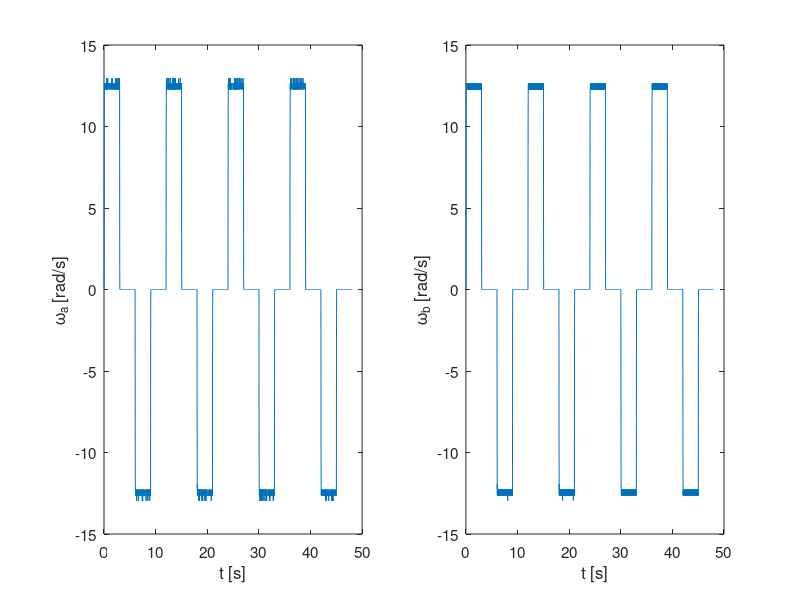

Write the MATLAB code that produced this figure. (Note: this script raises an error after producing the figure.)
%% Explanation naming
% 2 different models are used in this script: 1 refers to the complex model, 2 refers to the simple model. 
% Different filters are used: BW stands for Butterworth, SK stands for Sanathanan Koerner
% A refers to motor A, B to motor B

%% Loading data
close all
clear

% csvfile = '../Data/data.csv';
% labels = strsplit(fileread(csvfile), '\n'); % Split file in lines
% labels = strsplit(labels{:, 2}, ', '); % Split and fetch the labels (they are in line 2 of every record)
% data = dlmread(csvfile, ',', 2, 0); % Data follows the labels
%  
% save data

load data.mat


% csvfile = '../Data/recording10(4V).csv';
% labels = strsplit(fileread(csvfile), '\n'); % Split file in lines
% labels = strsplit(labels{:, 2}, ', '); % Split and fetch the labels (they are in line 2 of every record)
% data10 = dlmread(csvfile, ',', 2, 0); % Data follows the labels
% 
% save data10

load data10.mat


% csvfile = '../Data/recording11(10V).csv';
% labels = strsplit(fileread(csvfile), '\n'); % Split file in lines
% labels = strsplit(labels{:, 2}, ', '); % Split and fetch the labels (they are in line 2 of every record)
% data11 = dlmread(csvfile, ',', 2, 0); % Data follows the labels
% 
% save data11

load data11.mat


% csvfile = '../Data/ground_step.csv';
% labels = strsplit(fileread(csvfile), '\n'); % Split file in lines
% labels = strsplit(labels{:, 2}, ', '); % Split and fetch the labels (they are in line 2 of every record)
% ground_step = dlmread(csvfile, ',', 2, 0); % Data follows the labels
% 
% save ground_step

load ground_step.mat

% csvfile = '../Data/ground_squarewave.csv';
% labels = strsplit(fileread(csvfile), '\n'); % Split file in lines
% labels = strsplit(labels{:, 2}, ', '); % Split and fetch the labels (they are in line 2 of every record)
% ground_squarewave = dlmread(csvfile, ',', 2, 0); % Data follows the labels
% 
% save ground_squarewave

load ground_squarewave.mat

% csvfile = '../Data/air_step_input6.csv';
% labels = strsplit(fileread(csvfile), '\n'); % Split file in lines
% labels = strsplit(labels{:, 2}, ', '); % Split and fetch the labels (they are in line 2 of every record)
% air_step = dlmread(csvfile, ',', 2, 0); % Data follows the labels
% 
% save air_step

load air_step.mat


%% Defining variables

% Data alternating +6V, 0V, -6V, 0V, input
voltageA = data(:,2);
voltageB = data(:,3);
positionA = data(:,4);
positionB = data(:,5);
va  = data(:, 6); % velocity motor a
vb = data(:, 7); % velocity motor b
t = data(:,10);
N = length(t);
num_periods = 4;
points_per_period = N/num_periods;
Ts = 0.01;
fs = 1/Ts;
f = [0:N-1]'*(fs/2/N); % arrays of frequencies, 0 to f_s Hz

% Data step input 6V
voltageA_step = air_step(:,2);
voltageB_step = air_step(:,3);
va_step  = air_step(:, 6);
vb_step = air_step(:, 7);
t_step = air_step(:,10);

% Data cart on ground (same input as before)
ground_squarewave = ground_squarewave(1:4800,:);
va_gs  = ground_step(:, 6);
vb_gs = ground_step(:, 7);
voltageA_gs = ground_step(:,2);
voltageB_gs = ground_step(:,3);
va_gb  = ground_squarewave(:, 6);
vb_gb = ground_squarewave(:, 7);
t_gb = ground_squarewave(:, 10);
t_gs = ground_step(:,10);



%% Plotting data
% motor velocity plots
figure
subplot(121)
plot(t, va)
set(gca, 'FontSize', 11)
ylabel('\omega_a [rad/s]')
xlabel('t [s]')

subplot(122)
plot(t, vb)
set(gca, 'FontSize', 11)
ylabel('\omega_b [rad/s]')
xlabel('t [s]')
sgtitle('Motor velocity')
print -depsc motor_velocity.eps

figure
plot(t,[va, vb])
legend('Motor A','Motor B')
ylabel('Motor velocity [rad/s]')
xlabel('t [s]')
print -depsc motor_velocities_1plot.eps


figure
plot(t, va-vb)
ylabel('\omega_a - \omega_b [rad/s]')
xlabel('t [s]')
sgtitle('Difference between motor velocities')
print -depsc difference_motor_velocities.eps

% motor voltage plot
figure
plot(t, voltageA);
set(gca, 'FontSize', 11)
ylabel('Input voltage [V]')
xlabel('t [s]')
sgtitle('Input voltage')
print -depsc input_voltage.eps

%% overlap the plot for different periods to appreciate the noise (less important)

% separate the different periods (one per column)
va_matrix = reshape(va,points_per_period,num_periods); %points_per_period= #rows, num_periods = #columns
vb_matrix = reshape(vb,points_per_period,num_periods);
voltageA_matrix = reshape(voltageA,points_per_period,num_periods);

% lets compute the mean of the signals across the periods to have a point of comparison to assess the noise
va_mean = mean(va_matrix,2); %average over dimension 2 (horizontal = over columns)
vb_mean = mean(vb_matrix,2);
voltageA_mean = mean(voltageA_matrix,2);

%repmat creates a large matrix containing of 1 by num_periods copies of
%va_mean, so 4 times next to each othes, always 1 vector high
dva_matrix = va_matrix - repmat(va_mean,1,num_periods); 
dvb_matrix = vb_matrix - repmat(vb_mean,1,num_periods); 
dvoltageA_matrix = voltageA_matrix - repmat(voltageA_mean,1,num_periods);

% plotting some interesting comparisons
figure,hold on
subplot(2,1,1),plot(t(1:points_per_period), va_matrix, 'LineWidth', 1) 
set(gca, 'FontSize', 11)
grid on
axis tight
xlabel('t  [s]')
ylabel('\omega_a  [rad/s]')
subplot(2,1,2),plot(t(1:points_per_period), dva_matrix, 'LineWidth', 1)
set(gca, 'FontSize', 11)
grid on
axis tight
xlabel('t  [s]')
ylabel('\Delta \omega_a  [rad/s]')
hold off
sgtitle('Motor A')
print -depsc omegaA_deltaomegaA.eps

figure,hold on
subplot(2,1,1),plot(t(1:points_per_period), vb_matrix, 'LineWidth', 1) 
set(gca, 'FontSize', 11)
grid on
axis tight
xlabel('t  [s]')
ylabel('\omega_b  [rad/s]')
subplot(2,1,2),plot(t(1:points_per_period), dvb_matrix, 'LineWidth', 1)
set(gca, 'FontSize', 11)
grid on
axis tight
xlabel('t  [s]')
ylabel('\Delta \omega_b  [rad/s]')
hold off
sgtitle('Motor B')
print -depsc omegaB_deltaomegaB.eps


figure,hold on
subplot(2,1,1),plot(t(1:points_per_period), voltageA_matrix, 'LineWidth', 1) 
grid on
axis tight
xlabel('t  [s]')
ylabel('voltageA  [V]')
subplot(2,1,2),plot(t(1:points_per_period), dvoltageA_matrix, 'LineWidth', 1)
grid on
axis tight
xlabel('t  [s]')
ylabel('\Delta voltageA  [V]')
hold off
print -depsc V_deltaV.eps

%% 2.b) Least square method on data motor A, no filtering: COMPLEX MODEL

% H(z) = (b0*z+b1)/(z(z^2+a0z+a1))

%%% MOTOR A 

% collect the signals appearing in the difference equation
b_1A = va(4:end); 
phi_1A = [-va(3:end-1), -va(2:end-2), voltageA(2:end-2), voltageA(1:end-3)]; 

% perform the fit to get the desired parameters
theta_1A = phi_1A\b_1A;

% build the identified model
Num_1A = [0, theta_1A(3), theta_1A(4)];
Den_1A = [1, theta_1A(1), theta_1A(2), 0];
sys_1A = tf(Num_1A, Den_1A, Ts)

%%% MOTOR B 

% collect the signals appearing in the difference equation
b_1B = vb(4:end); 
phi_1B = [-vb(3:end-1), -vb(2:end-2), voltageB(2:end-2), voltageB(1:end-3)]; 

% perform the fit to get the desired parameters
theta_1B = phi_1B\b_1B;

% build the identified model
Num_1B = [0, theta_1B(3), theta_1B(4)];
Den_1B = [1, theta_1B(1), theta_1B(2), 0];
sys_1B = tf(Num_1B, Den_1B, Ts)

% Bode plots
figure, hold on
bode(sys_1A)
bode(sys_1B)
legend('Motor A', 'Motor B')
hold off

% Pole-Zero map
figure, hold on
pzmap(sys_1A, sys_1B)
set(gca, 'FontSize', 11)
legend('Motor A', 'Motor B')
print -depsc p&z_complex.eps

%% 2.b) Least square method on data motor A, no filtering: SIMPLE MODEL

% suppose L = 0
% H(z) = b0/(z(z+a0))

%%% Motor A

% collect the signals appearing in the difference equation
b_2A = va(3:end); 
phi_2A = [-va(2:end-1), voltageA(1:end-2)]; 

% perform the fit to get the desired parameters
theta_2A = phi_2A\b_2A;

% build the identified model
Num_2A = [theta_2A(2)];
Den_2A = [1, theta_2A(1), 0];
sys_2A = tf(Num_2A, Den_2A, Ts)

%%% Motor B

% collect the signals appearing in the difference equation
b_2B = vb(3:end); 
phi_2B = [-vb(2:end-1), voltageB(1:end-2)]; 

% perform the fit to get the desired parameters
theta_2B = phi_2B\b_2B;

% build the identified model
Num_2B = [theta_2B(2)];
Den_2B = [1, theta_2B(1), 0];
sys_2B = tf(Num_2B, Den_2B, Ts)

% Bode plots
figure, hold on
bode(sys_2A)
bode(sys_2B)
legend('Motor A', 'Motor B')
hold off

% Pole-Zero map
figure, hold on
pzmap(sys_2A, sys_2B)
set(gca, 'FontSize', 11)
legend('Motor A', 'Motor B')
print -depsc p&z_simple.eps


%% 2.c) Filtering with Butterworth filter: COMPLEX MODEL 

%%% Motor A 

% define a low(band)-pass filter
cutoff_1A = 0.017*bandwidth(sys_1A)/(2*pi);
[B_BW_1A,A_BW_1A] = butter(6, cutoff_1A*(2/fs));
%h = fvtool(B_BW_1A, A_BW_1A);

% apply the filter to both input and output
va_BW_1A = filter(B_BW_1A, A_BW_1A, va); 
voltageA_BW_1A = filter(B_BW_1A, A_BW_1A, voltageA);

%repeat the identification
b_BW_1A = va_BW_1A(4:end); 
phi_BW_1A = [-va_BW_1A(3:end-1),-va_BW_1A(2:end-2), voltageA_BW_1A(2:end-2), voltageA_BW_1A(1:end-3)]; 
theta_BW_1A = phi_BW_1A\b_BW_1A;
Num_BW_1A = [0,theta_BW_1A(3),theta_BW_1A(4)];
Den_BW_1A = [1, theta_BW_1A(1),theta_BW_1A(2), 0];
sys_BW_1A = tf(Num_BW_1A, Den_BW_1A, Ts)

%%% Motor B

% define a low(band)-pass filter
cutoff_1B = bandwidth(sys_1B)/(2*pi);
[B_BW_1B,A_BW_1B] = butter(6, cutoff_1B*(2/fs));
%h = fvtool(B_BW_1B, A_BW_1B);

% apply the filter to both input and output
vb_BW_1B = filter(B_BW_1B, A_BW_1B, vb); 
voltageB_BW_1B = filter(B_BW_1B, A_BW_1B, voltageB);

%repeat the identification
b_BW_1B = vb_BW_1B(4:end); 
phi_BW_1B = [-vb_BW_1B(3:end-1),-vb_BW_1B(2:end-2), voltageB_BW_1B(2:end-2), voltageB_BW_1B(1:end-3)]; 
theta_BW_1B = phi_BW_1B\b_BW_1B;
Num_BW_1B = [0,theta_BW_1B(3),theta_BW_1B(4)];
Den_BW_1B = [1, theta_BW_1B(1),theta_BW_1B(2), 0];
sys_BW_1B = tf(Num_BW_1B, Den_BW_1B, Ts)

% Bode plots
figure, hold on
bode(sys_BW_1A)
bode(sys_BW_1B)
legend('Motor A', 'Motor B')
sgtitle('Complex model, filtered')
hold off

% Pole-Zero map
figure, hold on
pzmap(sys_BW_1A, sys_BW_1B)
set(gca, 'FontSize', 11)
legend('Motor A', 'Motor B')
print -depsc p&z_complex_BW.eps

%% 2.c) Filtering with Butterworth filter: SIMPLE MODEL

%%% Motor A

% define a low(band)-pass filter
cutoff_2A = bandwidth(sys_2A)/(2*pi);
[B_BW_2A,A_BW_2A] = butter(6, cutoff_2A*(2/fs));
%h = fvtool(B_BW_2A, A_BW_2A);

% apply the filter to both input and output
va_BW_2A = filter(B_BW_2A, A_BW_2A, va); 
voltageA_BW_2A = filter(B_BW_2A, A_BW_2A, voltageA);

%repeat the identification
b_BW_2A = va_BW_2A(3:end); 
phi_BW_2A = [-va_BW_2A(2:end-1), voltageA_BW_2A(1:end-2)]; 
theta_BW_2A = phi_BW_2A\b_BW_2A;
Num_BW_2A = [theta_BW_2A(2)];
Den_BW_2A = [1, theta_BW_2A(1), 0];
sys_BW_2A = tf(Num_BW_2A, Den_BW_2A, Ts)

%%% Motor B

% define a low(band)-pass filter
cutoff_2B = bandwidth(sys_2B)/(2*pi);
[B_BW_2B,A_BW_2B] = butter(6, cutoff_2B*(2/fs));
%h = fvtool(B_BW_2B, A_BW_2B);

% apply the filter to both input and output
vb_BW_2B = filter(B_BW_2B, A_BW_2B, vb); 
voltageB_BW_2B = filter(B_BW_2B, A_BW_2B, voltageB);

%repeat the identification
b_BW_2B = vb_BW_2B(3:end); 
phi_BW_2B = [-vb_BW_2B(2:end-1), voltageB_BW_2B(1:end-2)]; 
theta_BW_2B = phi_BW_2B\b_BW_2B;
Num_BW_2B = [theta_BW_2B(2)];
Den_BW_2B = [1, theta_BW_2B(1), 0];
sys_BW_2B = tf(Num_BW_2B, Den_BW_2B, Ts)

% Bode plots
figure, hold on
bode(sys_BW_2A)
bode(sys_BW_2B)
legend('Motor A', 'Motor B')
sgtitle('Simple model, filtered')
hold off

% Pole-Zero map
figure, hold on
pzmap(sys_BW_2A, sys_BW_2B)
set(gca, 'FontSize', 11)
legend('Motor A', 'Motor B')
print -depsc p&z_simple_BW.eps


%% 2.c) Filtering Sanathanan Koerner procedure: COMPLEX MODEL

%%% Motor A

sys_SK_1A = sys_1A;
error_SK_1A = [100 100 100 100];
Den_SK_1A_j = Den_1A;
Den_SK_1A_i = 0;
va_SK_1A = va;
voltageA_SK_1A = voltageA;
 
while abs(error_SK_1A) > [eps eps eps eps]
    % apply the filter to both input and output
    Den_SK_1A_i = Den_SK_1A_j;
    va_SK_1A = filter(1, Den_SK_1A_j, va_SK_1A);
    voltageA_SK_1A = filter(1, Den_SK_1A_j, voltageA_SK_1A);
    
    % repeat the identification
    b_SK_1A = va_SK_1A(4:end); 
    phi_SK_1A = [-va_SK_1A(3:end-1),-va_SK_1A(2:end-2), voltageA_SK_1A(2:end-2), voltageA_SK_1A(1:end-3)]; 
    theta_SK_1A = phi_SK_1A\b_SK_1A;
    Num_SK_1A = [0, theta_SK_1A(3), theta_SK_1A(4) ];
    Den_SK_1A_j = [1, theta_SK_1A(1),  theta_SK_1A(2), 0];
    sys_SK_1A = tf(Num_SK_1A, Den_SK_1A_j, Ts);
    
    % error criterion
    error_SK_1A = Den_SK_1A_j-Den_SK_1A_i;
end


%%% Motor B

sys_SK_1B = sys_1B;
error_SK_1B = [100 100 100 100];
Den_SK_1B_j = Den_1B;
Den_SK_1B_i = 0;
vb_SK_1B = vb;
voltageB_SK_1B = voltageB;
 
while abs(error_SK_1B) > [eps eps eps eps]
    % apply the filter to both input and output
    Den_SK_1B_i = Den_SK_1B_j;
    vb_SK_1B = filter(1, Den_SK_1B_j, vb_SK_1B);
    voltageB_SK_1B = filter(1, Den_SK_1B_j, voltageB_SK_1B);
    
    % repeat the identification
    b_SK_1B = vb_SK_1B(4:end); 
    phi_SK_1B = [-vb_SK_1B(3:end-1),-vb_SK_1B(2:end-2), voltageB_SK_1B(2:end-2), voltageB_SK_1B(1:end-3)]; 
    theta_SK_1B = phi_SK_1B\b_SK_1B;
    Num_SK_1B = [0, theta_SK_1B(3), theta_SK_1B(4) ];
    Den_SK_1B_j = [1, theta_SK_1B(1),  theta_SK_1B(2), 0];
    sys_SK_1B = tf(Num_SK_1B, Den_SK_1B_j, Ts);
    
    % error criterion
    error_SK_1B = Den_SK_1B_j-Den_SK_1B_i;
end


% Bode plots
figure, hold on
bode(sys_SK_1A)
bode(sys_SK_1B)
legend('Motor A', 'Motor B')
sgtitle('Complex model, SK filter')
hold off

% Pole-Zero map
figure, hold on
pzmap(sys_SK_1A, sys_SK_1B)
set(gca, 'FontSize', 11)
legend('Motor A', 'Motor B')
print -depsc p&z_complex_SK.eps

figure, hold on
pzplot(sys_1A, 'b', sys_BW_1A, 'r', sys_SK_1A, 'g')
set(gca, 'FontSize', 11)
legend('No filter', 'Butterworth', 'Sanathanan Koerner')
hold off
print -depsc p&z_complex_all_A.eps

figure, hold on
pzplot(sys_1B, 'b', sys_BW_1B, 'r', sys_SK_1B, 'g')
set(gca, 'FontSize', 11)
legend('No filter', 'Butterworth', 'Sanathanan Koerner')
hold off
print -depsc p&z_complex_all_B.eps

%% 2.c) Filtering Sanathanan Koerner procedure: SIMPLE MODEL

%%% Motor A

sys_SK_2A = sys_2A;
error_SK_2A = [100 100 100];
Den_SK_2A_j = Den_2A;
Den_SK_2A_i = 0;
va_SK_2A = va;
voltageA_SK_2A = voltageA;
 
while abs(error_SK_2A) > [eps eps eps]
    % apply the filter to both input and output
    Den_SK_2A_i = Den_SK_2A_j;
    va_SK_2A = filter(1, Den_SK_2A_j, va_SK_2A);
    voltageA_SK_2A = filter(1, Den_SK_2A_j, voltageA_SK_2A);
    
    % repeat the identification
    b_SK_2A = va_SK_2A(3:end); 
    phi_SK_2A = [-va_SK_2A(2:end-1), voltageA_SK_2A(1:end-2)]; 
    theta_SK_2A = phi_SK_2A\b_SK_2A;
    Num_SK_2A = [theta_SK_2A(2)];
    Den_SK_2A_j = [1, theta_SK_2A(1), 0];
    sys_SK_2A = tf(Num_SK_2A, Den_SK_2A_j, Ts);
    
    % error criterion
    error_SK_2A = Den_SK_2A_j-Den_SK_2A_i;
end


%%% Motor B

sys_SK_2B = sys_2B;
error_SK_2B = [100 100 100];
Den_SK_2B_j = Den_2B;
Den_SK_2B_i = 0;
vb_SK_2B = vb;
voltageB_SK_2B = voltageB;
 
while abs(error_SK_2B) > [eps eps eps]
    % apply the filter to both input and output
    Den_SK_2B_i = Den_SK_2B_j;
    vb_SK_2B = filter(1, Den_SK_2B_j, vb_SK_2B);
    voltageB_SK_2B = filter(1, Den_SK_2B_j, voltageB_SK_2B);
    
    % repeat the identification
    b_SK_2B = vb_SK_2B(3:end); 
    phi_SK_2B = [-vb_SK_2B(2:end-1), voltageB_SK_2B(1:end-2)]; 
    theta_SK_2B = phi_SK_2B\b_SK_2B;
    Num_SK_2B = [theta_SK_2B(2)];
    Den_SK_2B_j = [1, theta_SK_2B(1), 0];
    sys_SK_2B = tf(Num_SK_2B, Den_SK_2B_j, Ts);
    
    % error criterion
    error_SK_2B = Den_SK_2B_j-Den_SK_2B_i;
end


% Bode plots
figure, hold on
bode(sys_SK_2A)
bode(sys_SK_2B)
legend('Motor A', 'Motor B')
sgtitle('Simple model, SK filter')
hold off

% Pole-Zero map
figure, hold on
pzmap(sys_SK_2A, sys_SK_2B)
set(gca, 'FontSize', 11)
legend('Motor A', 'Motor B')
print -depsc p&z_simple_SK.eps

figure, hold on
pzplot(sys_2A, 'b', sys_BW_2A, 'r', sys_SK_2A, 'g')
set(gca, 'FontSize', 11)
legend('No filter', 'Butterworth', 'Sanathanan Koerner')
hold off
print -depsc p&z_simple_all_A.eps

figure, hold on
pzplot(sys_2B, 'b', sys_BW_2B, 'r', sys_SK_2B, 'g')
set(gca, 'FontSize', 11)
legend('No filter', 'Butterworth', 'Sanathanan Koerner')
hold off
print -depsc p&z_simple_all_B.eps

%% 2.d) Difference between response of the simulated model and the emperical values: COMPLEX MODEL, NO FILTER

% Motor A
va_est_1A = lsim(sys_1A,voltageA_step(1:400),t_step(1:400));              
figure
subplot(2,1,1),plot(t(1:400),[va_step(1:400) va_est_1A]);
set(gca, 'FontSize', 11)
legend('empirical','estimated','Location','SouthWest')
xlabel('time [s]')
ylabel('\omega_a [rad/s]')
axis tight
subplot(2,1,2),plot(t(1:400),abs(va_step(1:400) - va_est_1A))
set(gca, 'FontSize', 11)
legend('absolute error')
xlabel('time [s]')
ylabel('|\omega_{a emp} - \omega_{a est}| [rad/s]')
axis tight
sgtitle('Complex model - Motor A', 'fontweight', 'bold')
print -depsc step_response_complex_a.eps

error_1A_tot = sum(abs(va_step(1:400) - va_est_1A))

% Motor B
vb_est_1B = lsim(sys_1B,voltageB_step(1:400),t_step(1:400));
figure
subplot(2,1,1),plot(t(1:400),[vb_step(1:400) vb_est_1B]);
set(gca, 'FontSize', 11)
legend('empirical','estimated','Location','SouthWest')
xlabel('time [s]')
ylabel('\omega_b [rad/s]')
axis tight
subplot(2,1,2),plot(t(1:400),abs(vb_step(1:400) - vb_est_1B))
set(gca, 'FontSize', 11)
legend('absolute error')
xlabel('time [s]')
ylabel('|\omega_{b emp} - \omega_{b est}| [rad/s]')
axis tight
sgtitle('Complex model - Motor B', 'fontweight','bold')
print -depsc step_response_complex_b.eps

error_1B_tot = sum(abs(vb_step(1:400) - vb_est_1B))

%% 2.d) Difference between response of the simulated model and the real system: SIMPLE MODEL, NO FILTER

% Motor A
va_est_2A = lsim(sys_2A,voltageA_step(1:400),t_step(1:400));
figure
subplot(2,1,1),plot(t(1:400),[va_step(1:400) va_est_2A]);
set(gca, 'FontSize', 11)
legend('empirical','estimated','Location','SouthWest')
xlabel('time [s]')
ylabel('\omega_a [rad/s]')
axis tight
subplot(2,1,2),plot(t(1:400),abs(va_step(1:400) - va_est_2A))
set(gca, 'FontSize', 11)
legend('absolute error')
xlabel('time [s]')
ylabel('|\omega_{a emp} - \omega_{a est}| [rad/s]')
axis tight
sgtitle('Simple model - Motor A', 'fontweight', 'bold')
print -depsc step_response_simple_a.eps

error_2A_tot = sum(abs(va_step(1:400) - va_est_2A))

figure
plot(t(1:400),abs(va_step(1:400) - va_est_2A) - abs(va_step(1:400) - va_est_1A))
set(gca, 'FontSize', 11)
xlabel('time [s]')
ylabel('error_{simple} - error_{complex}[rad/s]')

% Motor B 
vb_est_2B = lsim(sys_2B,voltageB_step(1:400),t_step(1:400));
figure
subplot(2,1,1),plot(t(1:400),[vb_step(1:400) vb_est_2B]);
set(gca, 'FontSize', 11)
legend('empirical','estimated','Location','SouthWest')
xlabel('time [s]')
ylabel('\omega_b [rad/s]')
axis tight
subplot(2,1,2),plot(t(1:400),abs(vb_step(1:400) - vb_est_2B))
set(gca, 'FontSize', 11)
legend('absolute error')
xlabel('time [s]')
ylabel('|\omega_{b emp} - \omega_{b est}| [rad/s]')
axis tight
sgtitle('Simple model - Motor B', 'fontweight', 'bold')
print -depsc step_response_simple_b.eps

error_2B_tot = sum(abs(vb_step(1:400) - vb_est_2B))

%% 2.d) Difference between response of the simulated model and the real system: COMPLEX MODEL, BUTTERWORTH FILTER

% Motor A 
va_est_BW_1A = lsim(sys_BW_1A,voltageA_step(1:400),t_step(1:400));              
figure
subplot(2,1,1),plot(t(1:400),[va_step(1:400) va_est_BW_1A]);
set(gca, 'FontSize', 11)
legend('empirical','estimated','Location','SouthWest')
xlabel('time [s]')
ylabel('\omega_a [rad/s]')
axis tight
subplot(2,1,2),plot(t(1:400),abs(va_step(1:400) - va_est_BW_1A))
set(gca, 'FontSize', 11)
legend('absolute error')
xlabel('time [s]')
ylabel('|\omega_{a emp} - \omega_{a est}| [rad/s]')
axis tight
sgtitle('Complex model - Butterworth filter - Motor A', 'fontweight', 'bold')
print -depsc step_response_complex_BW_a.eps

error_BW_1A_tot = sum(abs(va_step(1:400) - va_est_BW_1A))

% Motor B 
vb_est_BW_1B = lsim(sys_BW_1B,voltageB_step(1:400),t_step(1:400));              
figure
subplot(2,1,1),plot(t(1:400),[vb_step(1:400) vb_est_BW_1B]);
set(gca, 'FontSize', 11)
legend('empirical','estimated','Location','SouthWest')
xlabel('time [s]')
ylabel('\omega_b [rad/s]')
axis tight
subplot(2,1,2),plot(t(1:400),abs(vb_step(1:400) - vb_est_BW_1B))
set(gca, 'FontSize', 11)
legend('absolute error')
xlabel('time [s]')
ylabel('|\omega_{b emp} - \omega_{b est}| [rad/s]')
axis tight
sgtitle('Complex model - Butterworth filter - Motor B', 'fontweight', 'bold')
print -depsc step_response_complex_BW_b.eps

error_BW_1B_tot = sum(abs(vb_step(1:400) - vb_est_BW_1B))

%% 2.d) Difference between response of the simulated model and the real system: SIMPLE MODEL, BUTTERWORTH FILTER

% Motor A 
va_est_BW_2A = lsim(sys_BW_2A,voltageA_step(1:400),t_step(1:400));              
figure
subplot(2,1,1),plot(t(1:400),[va_step(1:400) va_est_BW_2A]);
set(gca, 'FontSize', 11)
legend('empirical','estimated','Location','SouthWest')
xlabel('time [s]')
ylabel('\omega_a [rad/s]')
axis tight
subplot(2,1,2),plot(t(1:400),abs(va_step(1:400) - va_est_BW_2A))
set(gca, 'FontSize', 11)
legend('absolute error')
xlabel('time [s]')
ylabel('|\omega_{a emp} - \omega_{a est}| [rad/s]')
axis tight
sgtitle('Simple model - Butterworth filter - Motor A', 'fontweight', 'bold')
print -depsc step_response_simple_BW_a.eps

error_BW_2A_tot = sum(abs(va_step(1:400) - va_est_BW_2A))

% Motor B 
vb_est_BW_2B = lsim(sys_BW_2B,voltageB_step(1:400),t_step(1:400));              
figure
subplot(2,1,1),plot(t(1:400),[vb_step(1:400) vb_est_BW_2B]);
set(gca, 'FontSize', 11)
legend('empirical','estimated','Location','SouthWest')
xlabel('time [s]')
ylabel('\omega_b [rad/s]')
axis tight
subplot(2,1,2),plot(t(1:400),abs(vb_step(1:400) - vb_est_BW_2B))
set(gca, 'FontSize', 11)
legend('absolute error')
xlabel('time [s]')
ylabel('|\omega_{b emp} - \omega_{b est}| [rad/s]')
axis tight
sgtitle('Simple model - Butterworth filter - Motor B', 'fontweight', 'bold')
print -depsc step_response_simple_BW_b.eps

error_BW_2B_tot = sum(abs(vb_step(1:400) - vb_est_BW_2B))

%% 2.d) Difference between response of the simulated model and the real system: COMPLEX MODEL, SK FILTER

% Motor A 
va_est_SK_1A = lsim(sys_SK_1A,voltageA_step(1:400),t_step(1:400));              
figure
subplot(2,1,1),plot(t(1:400),[va_step(1:400) va_est_SK_1A]);
set(gca, 'FontSize', 11)
legend('empirical','estimated','Location','SouthWest')
xlabel('time [s]')
ylabel('\omega_a [rad/s]')
axis tight
subplot(2,1,2),plot(t(1:400),abs(va_step(1:400) - va_est_SK_1A))
set(gca, 'FontSize', 11)
legend('absolute error')
xlabel('time [s]')
ylabel('|\omega_{a emp} - \omega_{a est}| [rad/s]')
axis tight
sgtitle('Complex model - Sanathanan Koerner filter - Motor A', 'fontweight', 'bold')
print -depsc step_response_complex_SK_a.eps

error_SK_1A_tot = sum(abs(va_step(1:400) - va_est_SK_1A))

% Motor B 
vb_est_SK_1B = lsim(sys_SK_1B,voltageB_step(1:400),t_step(1:400));              
figure
subplot(2,1,1),plot(t(1:400),[vb_step(1:400) vb_est_SK_1B]);
set(gca, 'FontSize', 11)
legend('empirical','estimated','Location','SouthWest')
xlabel('time [s]')
ylabel('\omega_b [rad/s]')
axis tight
subplot(2,1,2),plot(t(1:400),abs(vb_step(1:400) - vb_est_SK_1B))
set(gca, 'FontSize', 11)
legend('absolute error')
xlabel('time [s]')
ylabel('|\omega_{b emp} - \omega_{b est}| [rad/s]')
axis tight
sgtitle('Complex model - Sanathanan Koerner filter - Motor B', 'fontweight', 'bold')
print -depsc step_response_complex_SK_b.eps

error_SK_1B_tot = sum(abs(vb_step(1:400) - vb_est_SK_1B))

%% 2.d) Difference between response of the simulated model and the real system: SIMPLE MODEL, SK FILTER

% Motor A 
va_est_SK_2A = lsim(sys_SK_2A,voltageA_step(1:400),t_step(1:400));              
figure
subplot(2,1,1),plot(t(1:400),[va_step(1:400) va_est_SK_2A]);
set(gca, 'FontSize', 11)
legend('empirical','estimated','Location','SouthWest')
xlabel('time [s]')
ylabel('\omega_a [rad/s]')
axis tight
subplot(2,1,2),plot(t(1:400),abs(va_step(1:400) - va_est_SK_2A))
set(gca, 'FontSize', 11)
legend('absolute error')
xlabel('time [s]')
ylabel('|\omega_{a emp} - \omega_{a est}| [rad/s]')
axis tight
sgtitle('Simple model - Sanathanan Koerner filter - Motor A', 'fontweight', 'bold')
print -depsc step_response_simple_SK_a.eps

error_SK_2A_tot = sum(abs(va_step(1:400) - va_est_SK_2A))

% Motor B 
vb_est_SK_2B = lsim(sys_SK_2B,voltageB_step(1:400),t_step(1:400));              
figure
subplot(2,1,1),plot(t(1:400),[vb_step(1:400) vb_est_SK_2B]);
set(gca, 'FontSize', 11)
legend('empirical','estimated','Location','SouthWest')
xlabel('time [s]')
ylabel('\omega_b [rad/s]')
axis tight
subplot(2,1,2),plot(t(1:400),abs(vb_step(1:400) - vb_est_SK_2B))
set(gca, 'FontSize', 11)
legend('absolute error')
xlabel('time [s]')
ylabel('|\omega_{b emp} - \omega_{b est}| [rad/s]')
axis tight
sgtitle('Simple model - Sanathanan Koerner filter - Motor B', 'fontweight', 'bold')
print -depsc step_response_simple_SK_b.eps

error_SK_2B_tot = sum(abs(vb_step(1:400) - vb_est_SK_2B))




%% 2.d) Superposition principle

va10  = data10(:, 6); % data10 contains data resulting from a square wave input with amplitude 4 V
vb10 = data10(:, 7);
va11  = data11(:, 6); % data11 contains data resulting from a square wave input with amplitude 10 V
vb11 = data11(:, 7);

figure
subplot(121)
plot(t(1:300), [va(1:300) + va10(1:300), va11(1:300)])
set(gca, 'FontSize', 11)
ylabel('\omega_a [rad/s]')
xlabel('t [s]')
legend('\omega_{a\_6V} + \omega_{a\_4V}','\omega_{a\_10V}', 'Location', 'South', 'FontSize', 11)
subplot(122)
plot(t(1:300), abs(va(1:300) + va10(1:300) - va11(1:300)))
set(gca, 'FontSize', 11)
ylabel('|\omega_{a\_6V} + \omega_{a\_4V} -  \omega_{a\_10V}| [rad/s]')
xlabel('t [s]')
legend('absolute error')
print -depsc superposition_a.eps


figure
subplot(121)
plot(t(1:300), [vb(1:300) + vb10(1:300), vb11(1:300)])
set(gca, 'FontSize', 11)
ylabel('\omega_b [rad/s]')
xlabel('t [s]')
legend('\omega_{b\_6V} + \omega_{b\_4V}','\omega_{b\_10V}', 'Location', 'South', 'FontSize', 11)
subplot(122)
plot(t(1:300), abs(vb(1:300) + vb10(1:300) - vb11(1:300)))
set(gca, 'FontSize', 11)
ylabel('|\omega_{b\_6V} + \omega_{b\_4V} -  \omega_{b\_10V}| [rad/s]')
xlabel('t [s]')
legend('absolute error')
print -depsc superposition_b.eps


%% 3.a) Step input to cart on ground

% Remark: only worked with simple model, no 2 used in naming anymore

% _gs --> Ground Stepinput
% _gb --> Ground Blokfunctie input (square wave)

% Motor A
va_est_gs_A = lsim(sys_2A,voltageA_gs(1:400),t_gs(1:400));
figure
subplot(2,1,1),plot(t_gs(1:400),[va_gs(1:400) va_est_gs_A]);
set(gca, 'FontSize', 11)
legend('empirical','estimated','Location','SouthWest')
xlabel('time [s]')
ylabel('\omega_a [rad/s]')
axis tight
subplot(2,1,2),plot(t_gs(1:400),abs(va_gs(1:400) - va_est_gs_A))
set(gca, 'FontSize', 11)
legend('absolute error')
xlabel('time [s]')
ylabel('|\omega_{a emp} - \omega_{a est}| [rad/s]')
axis tight
sgtitle('Cart on ground - Old model - Motor A', 'fontweight', 'bold')
print -depsc step_response_g_a.eps

sum(abs(va_gs(1:400) - va_est_gs_A))

% Motor B 
vb_est_gs_B = lsim(sys_2B,voltageB_gs(1:400),t_gs(1:400));
figure
subplot(2,1,1),plot(t_gs(1:400),[vb_gs(1:400) vb_est_gs_B]);
set(gca, 'FontSize', 11)
legend('empirical','estimated','Location','SouthWest')
xlabel('time [s]')
ylabel('\omega_b [rad/s]')
axis tight
subplot(2,1,2),plot(t_gs(1:400),abs(vb_gs(1:400) - vb_est_gs_B))
set(gca, 'FontSize', 11)
legend('absolute error')
xlabel('time [s]')
ylabel('|\omega_{b emp} - \omega_{b est}| [rad/s]')
axis tight
sgtitle('Cart on ground - Old model - Motor B', 'fontweight', 'bold')
print -depsc step_response_g_b.eps

sum(abs(vb_gs(1:400) - vb_est_gs_B))

%% 3.b) Identify new model

% 'g' stands for 'ground'

%%%%%%%%%%%%%%%%%%%% No filter

%%%%%%%%%%% Identification

%%% Motor A

% collect the signals appearing in the difference equation
b_gA = va_gb(3:end); 
phi_gA = [-va_gb(2:end-1), voltageA(1:end-2)]; % voltage_gb_A would be the same as voltageA

% perform the fit to get the desired parameters
theta_gA = phi_gA\b_gA;

% build the identified model
Num_gA = [theta_gA(2)];
Den_gA = [1, theta_gA(1), 0];
sys_gA = tf(Num_gA, Den_gA, Ts)

%%% Motor B

% collect the signals appearing in the difference equation
b_gB = vb_gb(3:end); 
phi_gB = [-vb_gb(2:end-1), voltageB(1:end-2)]; 

% perform the fit to get the desired parameters
theta_gB = phi_gB\b_gB;

% build the identified model
Num_gB = [theta_gB(2)];
Den_gB = [1, theta_gB(1), 0];
sys_gB = tf(Num_gB, Den_gB, Ts)

% Bode plots
figure, hold on
bode(sys_gA)
bode(sys_gB)
legend('Motor A', 'Motor B')
hold off

% Pole-Zero map
figure, hold on
pzmap(sys_gA, sys_gB)
set(gca, 'FontSize', 11)
legend('Motor A', 'Motor B')
print -depsc p&z_g.eps

%%%%%%%%%%% Validation
% NF stands for 'no filter'

% Motor A
va_est_gs_NF_A = lsim(sys_gA,voltageA_gs(1:400),t_gs(1:400));
figure
subplot(2,1,1),plot(t_gs(1:400),[va_gs(1:400) va_est_gs_NF_A]);
set(gca, 'FontSize', 11)
legend('empirical','estimated','Location','SouthWest')
xlabel('time [s]')
ylabel('\omega_a [rad/s]')
axis tight
subplot(2,1,2),plot(t_gs(1:400),abs(va_gs(1:400) - va_est_gs_NF_A))
set(gca, 'FontSize', 11)
legend('absolute error')
xlabel('time [s]')
ylabel('|\omega_{a emp} - \omega_{a est}| [rad/s]')
axis tight
sgtitle('Cart on ground - New model - Motor A', 'fontweight', 'bold')
print -depsc step_response_g_NF_a.eps

sum(abs(va_gs(1:400) - va_est_gs_NF_A))

% Motor B 
vb_est_gs_NF_B = lsim(sys_gA,voltageB_gs(1:400),t_gs(1:400));
figure
subplot(2,1,1),plot(t_gs(1:400),[vb_gs(1:400) vb_est_gs_NF_B]);
set(gca, 'FontSize', 11)
legend('empirical','estimated','Location','SouthWest')
xlabel('time [s]')
ylabel('\omega_b [rad/s]')
axis tight
subplot(2,1,2),plot(t_gs(1:400),abs(vb_gs(1:400) - vb_est_gs_NF_B))
set(gca, 'FontSize', 11)
legend('absolute error')
xlabel('time [s]')
ylabel('|\omega_{b emp} - \omega_{b est}| [rad/s]')
axis tight
sgtitle('Cart on ground - New model - Motor B', 'fontweight', 'bold')
print -depsc step_response_g_NF_b.eps

sum(abs(vb_gs(1:400) - vb_est_gs_NF_B))



%% overig
% 
% %%%%%%%%%%%%%%%%%%%% SK filter
% 
% %%%%%%%%%%% Identification
% 
% %%% Motor A
% 
% sys_SK_gA = sys_gA;
% error_SK_gA = [100 100 100];
% Den_SK_gA_j = Den_gA;
% Den_SK_gA_i = 0;
% va_SK_gA = va_gb;
% voltageA_SK_gA = voltageA;
%  
% while abs(error_SK_gA) > [eps eps eps]
%     % apply the filter to both input and output
%     Den_SK_gA_i = Den_SK_gA_j;
%     va_SK_gA = filter(1, Den_SK_gA_j, va_SK_gA);
%     voltageA_SK_gA = filter(1, Den_SK_gA_j, voltageA_SK_gA);
%     
%     % repeat the identification
%     b_SK_gA = va_SK_gA(3:end); 
%     phi_SK_gA = [-va_SK_gA(2:end-1), voltageA_SK_gA(1:end-2)]; 
%     theta_SK_gA = phi_SK_gA\b_SK_gA;
%     Num_SK_gA = [theta_SK_gA(2)];
%     Den_SK_gA_j = [1, theta_SK_gA(1), 0];
%     sys_SK_gA = tf(Num_SK_gA, Den_SK_gA_j, Ts);
%     
%     % error criterion
%     error_SK_gA = Den_SK_gA_j-Den_SK_gA_i;
% end
% 
% 
% %%% Motor B
% 
% sys_SK_gB = sys_gB;
% error_SK_gB = [100 100 100];
% Den_SK_gB_j = Den_gB;
% Den_SK_gB_i = 0;
% vb_SK_gB = vb_gb;
% voltageB_SK_gB = voltageB;
%  
% while abs(error_SK_gB) > [eps eps eps]
%     % apply the filter to both input and output
%     Den_SK_gB_i = Den_SK_gB_j;
%     vb_SK_gB = filter(1, Den_SK_gB_j, vb_SK_gB);
%     voltageB_SK_gB = filter(1, Den_SK_gB_j, voltageB_SK_gB);
%     
%     % repeat the identification
%     b_SK_gB = vb_SK_gB(3:end); 
%     phi_SK_gB = [-vb_SK_gB(2:end-1), voltageB_SK_gB(1:end-2)]; 
%     theta_SK_gB = phi_SK_gB\b_SK_gB;
%     Num_SK_gB = [theta_SK_gB(2)];
%     Den_SK_gB_j = [1, theta_SK_gB(1), 0];
%     sys_SK_gB = tf(Num_SK_gB, Den_SK_gB_j, Ts);
%     
%     % error criterion
%     error_SK_gB = Den_SK_gB_j-Den_SK_gB_i;
% end
% 
% 
% % Bode plots
% figure, hold on
% bode(sys_SK_gA)
% bode(sys_SK_gB)
% legend('Motor A', 'Motor B')
% hold off
% 
% % Pole-Zero map
% figure, hold on
% pzmap(sys_SK_gA, sys_SK_gB)
% set(gca, 'FontSize', 11)
% legend('Motor A', 'Motor B')
% print -depsc p&z_SK_g.eps
% 
% %%%%%%%%%%% Validation
% 
% % Motor A
% va_est_gs_SK_A = lsim(sys_SK_gA,voltageA_gs(1:400),t_gs(1:400));
% figure
% subplot(2,1,1),plot(t_gs(1:400),[va_gs(1:400) va_est_gs_SK_A]);
% set(gca, 'FontSize', 11)
% legend('empirical','estimated','Location','SouthWest')
% xlabel('time [s]')
% ylabel('\omega_a [rad/s]')
% axis tight
% subplot(2,1,2),plot(t_gs(1:400),abs(va_gs(1:400) - va_est_gs_SK_A))
% set(gca, 'FontSize', 11)
% legend('absolute error')
% xlabel('time [s]')
% ylabel('|\omega_{a emp} - \omega_{a est}| [rad/s]')
% axis tight
% sgtitle('Cart on ground - Sanathanan Koerner - Motor A', 'fontweight', 'bold')
% print -depsc step_response_g_SK_a.eps
% 
% sum(abs(va_gs(1:400) - va_est_gs_SK_A))
% 
% % Motor B 
% vb_est_gs_SK_B = lsim(sys_SK_gB,voltageB_gs(1:400),t_gs(1:400));
% figure
% subplot(2,1,1),plot(t_gs(1:400),[vb_gs(1:400) vb_est_gs_SK_B]);
% set(gca, 'FontSize', 11)
% legend('empirical','estimated','Location','SouthWest')
% xlabel('time [s]')
% ylabel('\omega_b [rad/s]')
% axis tight
% subplot(2,1,2),plot(t_gs(1:400),abs(vb_gs(1:400) - vb_est_gs_SK_B))
% set(gca, 'FontSize', 11)
% legend('absolute error')
% xlabel('time [s]')
% ylabel('|\omega_{b emp} - \omega_{b est}| [rad/s]')
% axis tight
% sgtitle('Cart on ground - Sanathanan Koerner - Motor B', 'fontweight', 'bold')
% print -depsc step_response_g_SK_b.eps
% 
% sum(abs(vb_gs(1:400) - vb_est_gs_SK_B))
% 
% 
% 
% 
% 
% %%%%%%%%%%%%%%%%%%%% BW filter
% 
% %%%%%%%%%%% Identification
% 
% %cutoff = bandwidth(sys_g_BW)/(2*pi);
% cutoff = 35;
% [B_gb_BW,A_gb_BW] = butter(6, cutoff*(2/fs));
% h = fvtool(B_gb_BW, A_gb_BW);
% 
% % apply the filter to both input and output
% va_gb_BW = filter(B_gb_BW, A_gb_BW, va_gb); 
% voltageA_gb_BW = filter(B_gb_BW, A_gb_BW, voltageA);
% 
% %repeat the identification
% b_gb_BW = va_gb_BW(3:end); 
% phi_gb_BW = [va_gb_BW(2:end-1), voltageA_gb_BW(1:end-2)]; 
% theta1_gb_BW = phi_gb_BW\b_gb_BW;
% Num_gb_BW = [theta1_gb_BW(2)];
% Den_gb_BW = [1, -theta1_gb_BW(1), 0];
% sys_g_BW = tf(Num_gb_BW, Den_gb_BW, Ts);
% 
% % compute the frequency response of the identified model
% FRF_gb_BW = squeeze(freqresp(sys_g_BW,2*pi*f));
% mag_gb_BW = 20*log10(abs(FRF_gb_BW));
% phs_gb_BW = 180/pi*unwrap(angle(FRF_gb_BW)); 
% phs_gb_BW = 360*ceil(-phs_gb_BW(1)/360) + phs_gb_BW;
% 
% % plot the results
% figure,hold on,
% subplot(2,1,1),semilogx(f, mag_gb_BW)
% grid on
% xlim([f(1) f(end)])
% xlabel('f  [Hz]')
% ylabel('|FRF|  [dB]')
% legend('estimated','Location','SouthWest')
% subplot(2,1,2),semilogx(f, phs_gb_BW)
% grid on
% xlim([f(1) f(end)])
% xlabel('f  [Hz]')
% ylabel('\phi(FRF)  [^\circ]')
% legend('estimated','Location','SouthWest')
% sgtitle('FRF new estimated model for cart on ground with Butterworth filter')
% print -depsc FRF_ground_newmodel_filter.eps
% 
% %%%%%%%%%%% Validation
% 
% % Motor A
% figure
% va_est_gs_BW = lsim(sys_g_BW,voltageA_gs(1:400),t_gs(1:400));
% subplot(2,1,1),plot(t(1:400),[va_gs(1:400) va_est_gs_BW]);
% legend('empirical','estimated','Location','SouthWest')
% xlabel('time [s]')
% ylabel('\omega_a [rad/s]')
% axis tight
% subplot(2,1,2),plot(t(1:400),abs(va_gs(1:400) - va_est_gs_BW))
% legend('absolute error')
% xlabel('time [s]')
% ylabel('\omega_a(empirical) - \omega_a(estimated) [rad/s]')
% axis tight
% sgtitle('Step response new estimated model motor a for cart on ground with Butterworth filter')
% print -depsc step_response_ground__newmodel_filter_a.eps
% 
% figure, hold on
% pzmap(sys_g_BW)
% 
% error_ground_BW = sum(abs(va_gs(1:400) - va_est_gs_BW));

%% Saving variables

save('assignment1_def.mat');